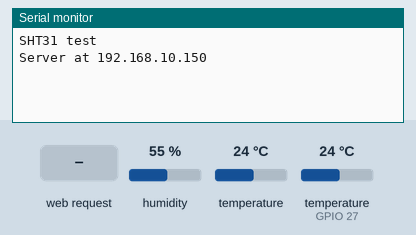
Bench run of a program on a simulated ESP32. On the bench: the last lines printed to the serial monitor. The test bench sets the inputs (shaded band); at power-on: humidity 55 %, temperature (sensor on GPIO 27) 24 °C, temperature 24 °C. WiFi joins after 1.5 s; servers stay silent unless stated.

Above: at 1.2 s.
1.3 s: HTTP request GET /data received
At 2.4 s:
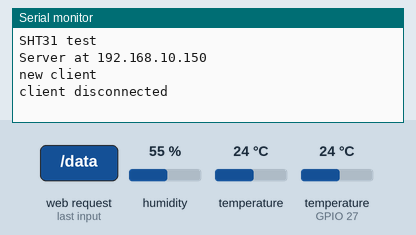
2.8 s: humidity set to 22 %
At 3.6 s:
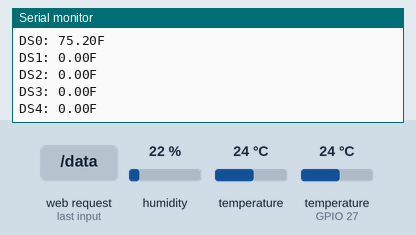
4.3 s: temperature (sensor on GPIO 27) set to 12 °C
5.8 s: temperature (sensor 0) set to 12 °C
7.3 s: temperature (sensor on GPIO 27) set to 19 °C
8.8 s: humidity set to 40 %
Timing chart, 0 to 11.3 s (numbered marks = the images above; inputs shaded):
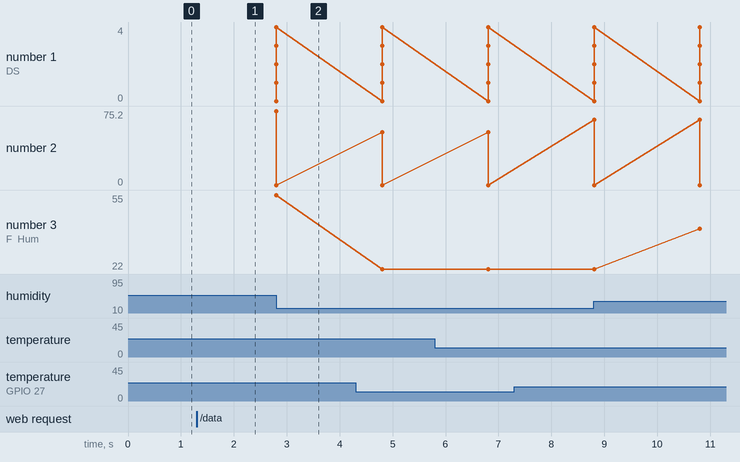

Measured:
- after the input at 1.3 s, the serial monitor: prints a new line at once (image 1)
- plotted number 3: 22 → 40 after the input at 8.8 s

The program:

main.cpp
```cpp
#include <Arduino.h>
#include <SPI.h>


//SHT31 Libraries
#include <Wire.h>
#include "Adafruit_SHT31.h"

//DS18B20 Libraries
#include <OneWire.h>
#include <DallasTemperature.h>

//W5500 Libraries
#include <Ethernet.h>
#include "webpage.h"

// Wrapper to satisfy ESP32 core's Server::begin(uint16_t) pure virtual
class EthernetServerFixed : public EthernetServer {
public:
    EthernetServerFixed(uint16_t port) : EthernetServer(port) {}
    void begin(uint16_t port = 0) { EthernetServer::begin(); }
};


//SHT31
Adafruit_SHT31 sht31 = Adafruit_SHT31();        //Object Creation

//DS18B20
#define ONE_WIRE_BUS 27
OneWire oneWire(ONE_WIRE_BUS);                  //Object Creation
DallasTemperature sensors(&oneWire);            //

//W5500
byte mac[] = { 0xDE, 0xAD, 0xBE, 0xEF, 0xFE, 0xED };
IPAddress ip(192, 168, 10, 150);

EthernetServerFixed server(80);

// Global sensor readings - written by claude
float shtTemp     = 0.0;
float shtHumidity = 0.0;
float dsTemps[5]  = {0.0, 0.0, 0.0, 0.0, 0.0};

// Sensor read timer - written by claude
unsigned long lastSensorRead = 0;
const unsigned long SENSOR_INTERVAL = 2000;


//Temp conversion from C to F
float celsiustoFahrenheit(float input){
    float result = (input * (9.0/5.0) + 32);
    return result;
}

// Reads all sensors into globals - written by claude
void readSensors() {
    float t = sht31.readTemperature();
    float h = sht31.readHumidity();
    if (!isnan(t)) shtTemp     = celsiustoFahrenheit(t);
    if (!isnan(h)) shtHumidity = h;

    sensors.requestTemperatures();
    for (int i = 0; i < 5; i++) {
        float c = sensors.getTempCByIndex(i);
        if (c != DEVICE_DISCONNECTED_C) dsTemps[i] = celsiustoFahrenheit(c);
    }

    Serial.print("SHT31: "); Serial.print(shtTemp); Serial.print("F  Hum: "); Serial.print(shtHumidity); Serial.println("%");
    for (int i = 0; i < 5; i++) {
        Serial.print("DS"); Serial.print(i); Serial.print(": "); Serial.print(dsTemps[i]); Serial.println("F");
    }
}

// Handles an incoming HTTP client, routes / and /data - written by claude
void handleClient(EthernetClient &client) {
    String requestLine = "";
    bool requestLineRead = false;
    bool currentLineIsBlank = true;

    while (client.connected()) {
        if (client.available()) {
            char c = client.read();
            if (!requestLineRead) requestLine += c;
            if (c == '\n' && !requestLineRead) requestLineRead = true;

            if (c == '\n' && currentLineIsBlank) {
                if (requestLine.indexOf("GET /data") >= 0) {
                    String json = "{";
                    json += "\"sht_temp\":"  + String(shtTemp, 1)     + ",";
                    json += "\"humidity\":"  + String(shtHumidity, 1) + ",";
                    json += "\"ds0\":"       + String(dsTemps[0], 1)  + ",";
                    json += "\"ds1\":"       + String(dsTemps[1], 1)  + ",";
                    json += "\"ds2\":"       + String(dsTemps[2], 1)  + ",";
                    json += "\"ds3\":"       + String(dsTemps[3], 1)  + ",";
                    json += "\"ds4\":"       + String(dsTemps[4], 1);
                    json += "}";
                    client.println("HTTP/1.1 200 OK");
                    client.println("Content-Type: application/json");
                    client.println("Connection: close");
                    client.println();
                    client.println(json);
                } else {
                    client.println("HTTP/1.1 200 OK");
                    client.println("Content-Type: text/html");
                    client.println("Connection: close");
                    client.println();
                    size_t len = strlen(htmlPage);
                    size_t sent = 0;
                    while (sent < len && client.connected()) {
                        size_t written = client.write((const uint8_t*)htmlPage + sent, min(len - sent, (size_t)512));
                        if (written > 0) sent += written;
                        else delay(1);
                    }
                }
                break;
            }
            if (c == '\n') currentLineIsBlank = true;
            else if (c != '\r') currentLineIsBlank = false;
        }
    }
    delay(1);
    client.stop();
}

//Setup is used for initializing the actual ESP32
//Would eventually setup all the other sensors and components in the build
void setup(){
    Serial.begin(460800); //needs baud rate as the arugment, assuming 115200?

    //============================== Humidity Sensor Setup (SHT31, uses I2C!!!) ============================
    //Initialize the sensor itself since the arduino library handles SCL/SDA initialization already
    //https://registry.platformio.org/libraries/adafruit/Adafruit%20SHT31%20Library/examples/SHT31test/SHT31test.ino
    Serial.println("SHT31 test");
    if (! sht31.begin(0x44)) {   // Set to 0x45 for alternate i2c addr
        Serial.println("Couldn't find SHT31");
        while (1) delay(1);
    }

    /* Unneeded code
    Serial.print("Heater Enabled State: ");
    if (sht31.isHeaterEnabled())
        Serial.println("ENABLED");
    else
        Serial.println("DISABLED");
    */

    //============================= Temperature Sensor (DS18B20) ==========================================
    sensors.begin();    //start the temperature sensors

    //============================= Ethernet (W5500) ====================================================
    Ethernet.init(5);
    Ethernet.begin(mac, ip);
    server.begin();
    Serial.print("Server at ");
    Serial.println(Ethernet.localIP());
}

//Loop is used for the actual firmware code, this is what runs!
void loop(){
    //Serial.println("Hello World!"); //<-- this shit worked!!

    //================================= SHT31 ============================================
    // float t = sht31.readTemperature();
    // float h = sht31.readHumidity();

    // if (! isnan(t)) {  // check if 'is not a number'
    //     Serial.print("Temp *F = "); Serial.print(celsiustoFahrenheit(t)); Serial.print("\t\t");
    // } else {
    //     Serial.println("Failed to read temperature");
    // }

    // if (! isnan(h)) {  // check if 'is not a number'
    //     Serial.print("Hum. % = "); Serial.println(h);
    // } else {
    //     Serial.println("Failed to read humidity");
    // }

    //============================= Temperature Sensor (DS18B20) ==========================================
    // sensors.requestTemperatures();
    // for (int i = 0; i < 5; i++){
    //     float tempC = sensors.getTempCByIndex(i);
    //     Serial.print("Sensor ");
    //     Serial.print(i);
    //     Serial.print(": ");
    //     Serial.println(celsiustoFahrenheit(tempC));
    // }

    // Non-blocking sensor read every SENSOR_INTERVAL ms - written by claude
    if (millis() - lastSensorRead >= SENSOR_INTERVAL) {
        lastSensorRead = millis();
        readSensors();
    }

    //============================== Ethernet (W5500) =========================================
    // Largely written by claude since it talks to front end.
    // Old blocking handler commented out below, replaced with handleClient() - written by claude
    EthernetClient client = server.available();
    if (client) {
        Serial.println("new client");
        // bool currentLineIsBlank = true;
        // while (client.connected()) {
        //     if (client.available()) {
        //         char c = client.read();
        //         Serial.write(c);
        //         if (c == '\n' && currentLineIsBlank) {
        //             client.println("HTTP/1.1 200 OK");
        //             client.println("Content-Type: text/html");
        //             client.println("Connection: close");
        //             client.println("Refresh: 5");
        //             client.println();
        //             client.println("<!DOCTYPE HTML>");
        //             client.println("<html>");
        //             client.println("Temp: %02f F", t);
        //             client.println("</html>");
        //             break;
        //         }
        //         if (c == '\n') currentLineIsBlank = true;
        //         else if (c != '\r') currentLineIsBlank = false;
        //     }
        // }
        // delay(1);
        // client.stop();
        handleClient(client);
        Serial.println("client disconnected");
    }
}
```

webpage.h
```cpp
#pragma once

const char* htmlPage = R"rawliteral(
<!DOCTYPE html>
<html>
<head>
  <title>Project Argus</title>
  <meta name="viewport" content="width=device-width, initial-scale=1">
  <link href="https://fonts.googleapis.com/css2?family=Orbitron:wght@700&display=swap" rel="stylesheet">
  <script src="https://cdn.jsdelivr.net/npm/chart.js"></script>
  <style>
    * { box-sizing: border-box; margin: 0; padding: 0; }
    body { font-family: Arial, sans-serif; background: #0a0a0a; color: #e0e0e0; padding: 24px; }
    h1 { font-family: 'Orbitron', sans-serif; text-align: center; font-size: 1.8rem; margin-bottom: 6px; color: #58a6ff; letter-spacing: 4px; }
    #updated { text-align: center; font-size: 0.8rem; color: #555; margin-bottom: 20px; }
    .grid { display: grid; grid-template-columns: 1fr 1fr; gap: 16px; margin-bottom: 16px; }
    .chart-container { background: #111; border: 2px solid #222; border-radius: 10px; padding: 16px; transition: border-color 0.5s; }
    canvas { max-height: 200px; }
  </style>
</head>
<body>
  <h1>PROJECT ARGUS</h1>
  <p id="updated">Waiting for data...</p>
  <div class="grid">
    <div class="chart-container" id="box0"><canvas id="c0"></canvas></div>
    <div class="chart-container" id="box1"><canvas id="c1"></canvas></div>
    <div class="chart-container" id="box2"><canvas id="c2"></canvas></div>
    <div class="chart-container" id="box3"><canvas id="c3"></canvas></div>
    <div class="chart-container" id="box4"><canvas id="c4"></canvas></div>
    <div class="chart-container" id="box5"><canvas id="c5"></canvas></div>
  </div>
  <div class="chart-container" id="boxH"><canvas id="humid"></canvas></div>

  <script>
    const MAX = 30;
    const labels = [];
    let pollCount = 0;

    const liveValuePlugin = {
      id: 'liveValue',
      afterDatasetsDraw(chart) {
        const ctx = chart.ctx;
        chart.data.datasets.forEach((ds, i) => {
          const meta = chart.getDatasetMeta(i);
          if (!ds.data.length || meta.hidden) return;
          const last = meta.data[ds.data.length - 1];
          const val  = ds.data[ds.data.length - 1];
          if (last === undefined || val === undefined) return;
          ctx.save();
          ctx.fillStyle    = ds.borderColor;
          ctx.font         = 'bold 11px Arial';
          ctx.textAlign    = 'left';
          ctx.textBaseline = 'middle';
          ctx.fillText(val.toFixed(1), last.x + 6, last.y);
          ctx.restore();
        });
      }
    };
    Chart.register(liveValuePlugin);

    const sensors = [
      { id:'c0', label:'Argus Temp', color:'#58a6ff', key:'sht_temp' },
      { id:'c1', label:'Sensor #1',  color:'#f78166', key:'ds0' },
      { id:'c2', label:'Sensor #2',  color:'#3fb950', key:'ds1' },
      { id:'c3', label:'Sensor #3',  color:'#d2a8ff', key:'ds2' },
      { id:'c4', label:'Sensor #4',  color:'#ffa657', key:'ds3' },
      { id:'c5', label:'Sensor #5',  color:'#79c0ff', key:'ds4' },
    ];

    function tempColor(val) {
      if (val >= 105) return '#f78166';
      if (val >= 90)  return '#ffa657';
      return '#222';
    }

    function makeOpts(title, yExtra) {
      return {
        responsive: true, animation: false,
        layout: { padding: { right: 40 } },
        plugins: {
          legend: { display: false },
          title:  { display: true, text: title, color: '#e0e0e0' }
        },
        scales: {
          x: {
            ticks: {
              color: '#555',
              maxRotation: 0,
              autoSkip: false,
              callback: function(val) { return labels[val] || ''; }
            },
            grid: { color: '#1a1a1a' }
          },
          y: { ...yExtra, ticks: { color: '#555' }, grid: { color: '#1a1a1a' } }
        }
      };
    }

    const charts = sensors.map(s => new Chart(document.getElementById(s.id), {
      type: 'line',
      data: { labels, datasets: [{ label: s.label, data: [], borderColor: s.color, tension: 0.3, fill: false, pointRadius: 3, pointHoverRadius: 5 }] },
      options: makeOpts(s.label, { min: 65, max: 120 })
    }));

    const humidChart = new Chart(document.getElementById('humid'), {
      type: 'line',
      data: { labels, datasets: [{ label: 'Humidity (%)', data: [], borderColor: '#48cae4', tension: 0.3, fill: false, pointRadius: 3, pointHoverRadius: 5 }] },
      options: makeOpts('Humidity (%)', { min: 0, max: 100 })
    });

    function addData(d) {
      pollCount++;
      const now = new Date().toLocaleTimeString();
      if (labels.length >= MAX) {
        labels.shift();
        charts.forEach(c => c.data.datasets[0].data.shift());
        humidChart.data.datasets[0].data.shift();
      }
      labels.push(pollCount % 10 === 0 ? now : '');

      sensors.forEach((s, i) => {
        const val = d[s.key];
        charts[i].data.datasets[0].data.push(val);
        charts[i].update();
        document.getElementById('box' + i).style.borderColor = tempColor(val);
      });

      humidChart.data.datasets[0].data.push(d.humidity);
      humidChart.update();
      document.getElementById('updated').textContent = 'Last updated: ' + now;
    }

    function fetchData() {
      fetch('/data').then(r => r.json()).then(addData).catch(console.error);
    }
    setInterval(fetchData, 2000);
    fetchData();
  </script>
</body>
</html>
)rawliteral";
```
